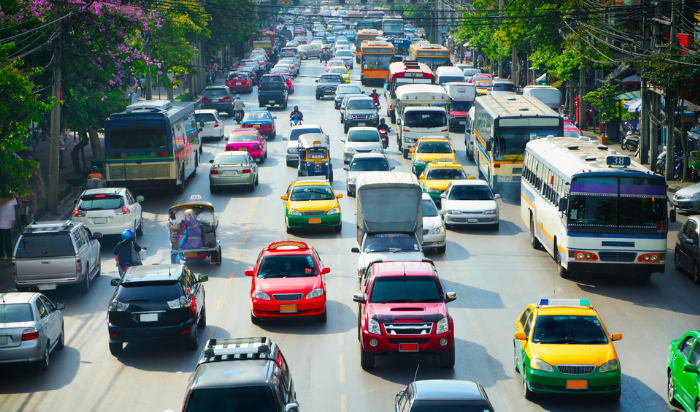
#> input picture SmallerCodes/car1.png, 700 x 412 px, given in place of highway.mp4, which was not available
$ python counting_vehicle_from_video.py
#> lines starting #> are read from the running program, lines starting #| are printed output that depends on the picture; pictures that were not available may be replaced by others from this repository, and a replacement may not be noted
import cv2
import dlib

captured_vid = cv2.VideoCapture('Traffic_Management_system_intersection_IEEE\SmallerCodes\highway.mp4') #to capture the video

def findCenter(x,y,w,h):
    cx = int((x+w)/2)
    cy = int((y+h)/2)
    return cx,cy

def pointInRect(x,y,w,h,cx,cy):
    x1, y1 = cx,cy
    if (x < x1 and x1 < x+w):
        if (y < y1 and y1 < y+h):
            return True
    else:
        return False

def main():
    fgbg =  cv2.bgsegm.createBackgroundSubtractorMOG()
    count=0
    SKIP_FRAMES=10
    trackers=[]
    cars_in=0
    cars_out=0
    Font=cv2.FONT_HERSHEY_COMPLEX_SMALL
    while True:
        ret,frame = captured_vid.read()
#> frame is the input picture: shape (412, 700, 3); mean B, G, R 112, 114.3, 100.3
        frame_r =  cv2.resize(frame, (640, 480))
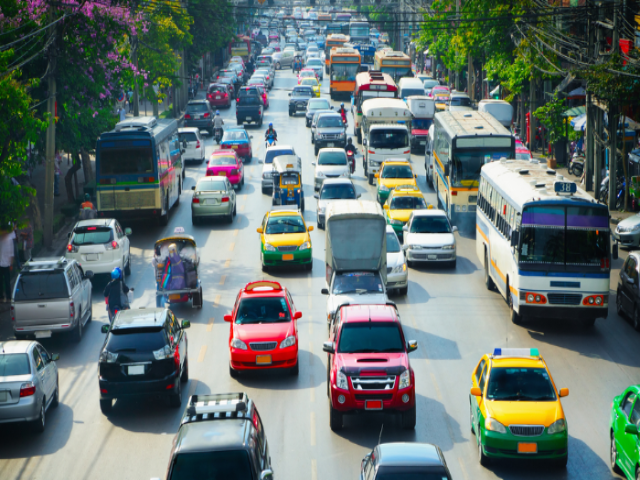
#> frame_r: shape (480, 640, 3); mean B, G, R 111.9, 114.2, 100.2
        frame_cropped=frame_r[200:640,0:640]
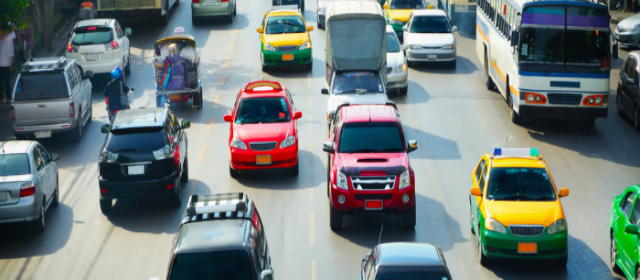
#> frame_cropped: shape (280, 640, 3); mean B, G, R 123.4, 124, 113.2
        # frame_cropped=frame_r[200:640,0:320]

        cv2.imshow('cropped',frame_cropped)
        fgmask_r = fgbg.apply(frame_cropped)
#> fgmask_r: shape (280, 640); every value is 0

        fgmask_r= cv2.dilate(fgmask_r,(9,9),2)
        cv2.imshow('fgmask',fgmask_r)
        contours,h = cv2.findContours(fgmask_r, cv2.RETR_EXTERNAL , cv2.CHAIN_APPROX_SIMPLE)
#> contours = []; h = None

        trackers_to_del=[]
        for tid,trackersid in enumerate(trackers):
            trackingQuality = trackersid[0].update(frame_cropped)
            if trackingQuality < 5:
                trackers_to_del.append(trackersid[0])
#> after the loop, trackers_to_del = []
        try:
            for trackersid in trackers_to_del:
                trackers.pop(tid)
#> this loop made 0 passes
#> after the loop, trackers = []
        except IndexError:
            pass

        if (count % SKIP_FRAMES) == 0:
            for num,cnt in enumerate(contours):
                area = cv2.contourArea(cnt)
                if area in range(400,8000):
                        x,y,w,h = cv2.boundingRect(cnt)
                        rect = dlib.rectangle(x,y,x+w,y+h)
                        tracking = False

                        for trackersid in trackers:
                            pos = trackersid[0].get_position()
                            startX = int(pos.left())
                            startY = int(pos.top())
                            endX = int(pos.right())
                            endY = int(pos.bottom())
                            tx,ty=findCenter(startX,startY,endX,endY)
                            t_location_chk = pointInRect(x,y,w,h,tx,ty)
                            if t_location_chk:
                                tracking = True

                        if not tracking :
                            tracker = dlib.correlation_tracker()
                            tracker.start_track(frame_cropped, rect)
                            trackers.append([tracker,frame_cropped])

        for num,trackersid in enumerate(trackers):
                pos = trackersid[0].get_position()
                startX = int(pos.left())
                startY = int(pos.top())
                endX = int(pos.right())
                endY = int(pos.bottom())
                offset=0
                cv2.rectangle(frame_cropped, (startX-offset, startY-offset),
                              (endX+offset, endY+offset),(0, 255, 250), 1)

                if endX< 320 and endY>=280:
                    cars_in+=1
                    trackers.pop(num)
                if endX > 320 and startY<0:
                    cars_out+=1
                    trackers.pop(num)
#> after the loop, cars_in = 0; cars_out = 0

        count+=1
        cv2.putText(frame_r,f"IN:{cars_in}",
                    (20,40),Font,1,(255,0,0),1)
        cv2.putText(frame_r,f"OUT:{cars_out}",
                    (550,40),Font,1,(255,0,0),1)
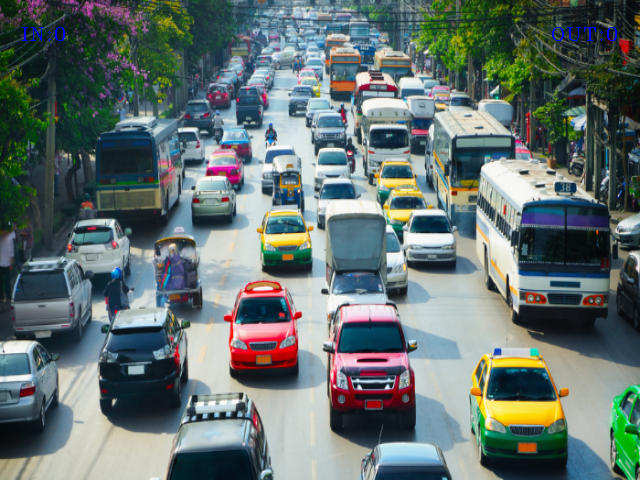
#> frame_r: shape (480, 640, 3); mean B, G, R 112.2, 114.2, 100.2

        cv2.namedWindow("frame")
        cv2.moveWindow("frame",0,0)
        cv2.imshow('frame', frame_r)

        if cv2.waitKey(1) & 0xFF == ord('q'):
#> (key q is pressed here)
            print(cars_in)
#| 0
            print(cars_out)
#| 0
            break
    captured_vid.release() #release captured_vidpture
    cv2.destroyAllWindows()

if __name__=="__main__":
    main()
